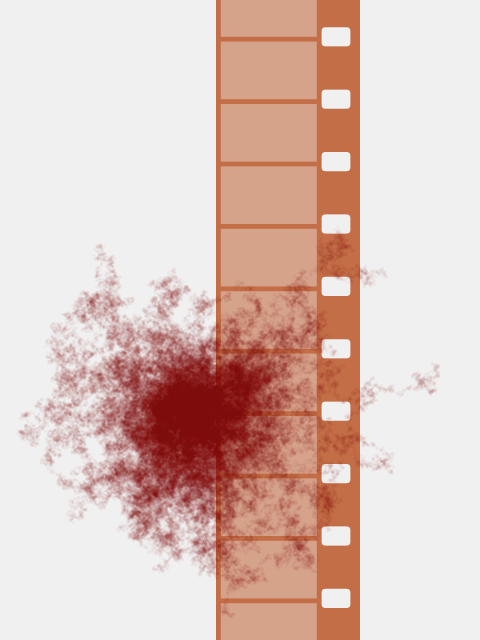
Frame 1 (no input)
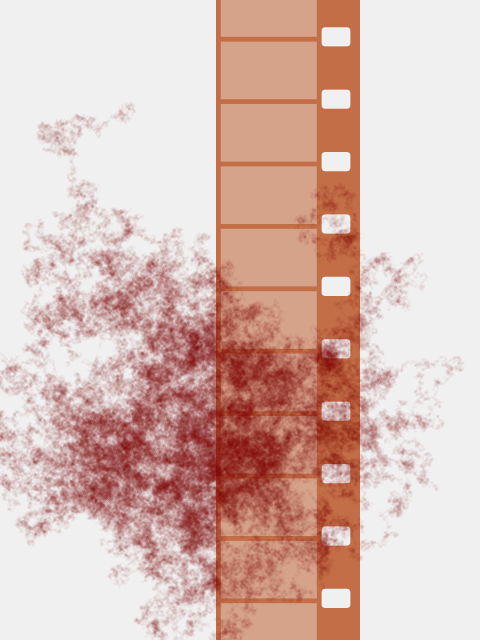
Frame 2 (the mouse pressed at the canvas centre, redrawn once)

The Processing sketch that drew these frames (run headless with seeded random() and noise(); the mouse was pressed at the canvas centre and the sketch redrawn once):

// Processing sketch: x8MM
// ── x8MM.pde
// Manuale di Programmazione Cinematografica
// Daniele Olmisani, 2021

// 8MM (1999)


final color PAPER = color(240);
final color INK1 = color(195, 110, 70);
final color INK2 = color(140, 0, 0);

final int DROPS = 100;
final int OFFSET = 3;
final int ITERATIONS = 2000;

float[] px = new float[DROPS];
float[] py = new float[DROPS];


void setup() {
  size(480, 640);
  noLoop();
  
  randomSeed(100);
  
  for (int i=0; i<DROPS; i++) {
    px[i] = 0.0;
    py[i] = 0.0;
  }
}

void draw() {
  final float S =  min(width, height);
  final float U = 0.002;
  
  translate(0.5*width, 0.5*height);
  scale(S);
  
  background(PAPER);
  
  noStroke();
  fill(INK1);
  
  rectMode(CENTER);
  rect(0.1, 0.0, 0.3, 2.2);
  
  fill(PAPER);
  for (int i=-7; i<7; i++) {
    rect(0.2, 0.06+i*0.13, 0.06, 0.04, 0.008);
  }
  
  fill(0x66FFFFFF & PAPER);
  for (int i=-7; i<7; i++) {
    rect(0.06, i*0.13, 0.2, 0.12);
  }
  
  translate(-0.1, 0.2);
  for (int i=0; i<ITERATIONS; i++) {
    spreadDrops(px, py, U, OFFSET);
  }
    
  save("8mm.png");
}


void spreadDrops(float[] px, float[] py, float scale, float offset) {
  strokeWeight(scale*offset);
  stroke(0x0AFFFFFF & INK2);
  for (int i=0; i<DROPS; i++) {
    px[i] += scale*random(-offset, offset);
    py[i] += scale*random(-offset, offset);
    
    point(px[i], py[i]);
  }
}
